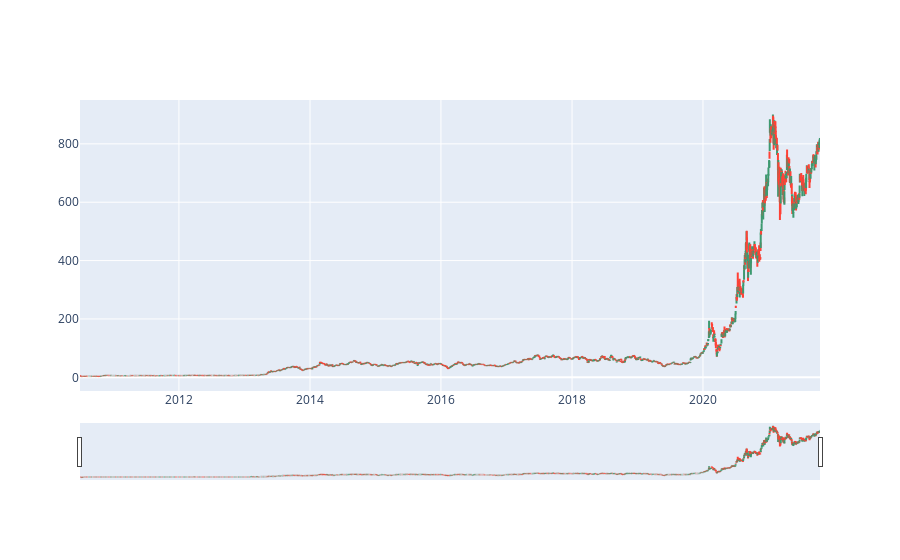

Notebook code cell kept with this figure:
### Code cell
# OHLC chart from 2010 to 2021
trace = go.Ohlc(x=tesla.index,
                open=tesla.Open,
                high=tesla.High,
                low=tesla.Low,
                close=tesla.Close)
data = [trace]
iplot(data, filename='simple_ohlc')

### Figure 1 — Plotly figure (JSON) as saved in the notebook; plotly's stock layout.template omitted (floating-point values rounded to 4 significant figures; data arrays with more than 128 entries replaced by an {"elided": "..."} marker saying what was removed)
{"data": [{"close": {"elided": "2845 float values"}, "high": {"elided": "2845 float values"}, "low": {"elided": "2845 float values"}, "open": {"elided": "2845 float values"}, "type": "ohlc", "x": {"elided": "2845 str values"}}], "layout": {}}
